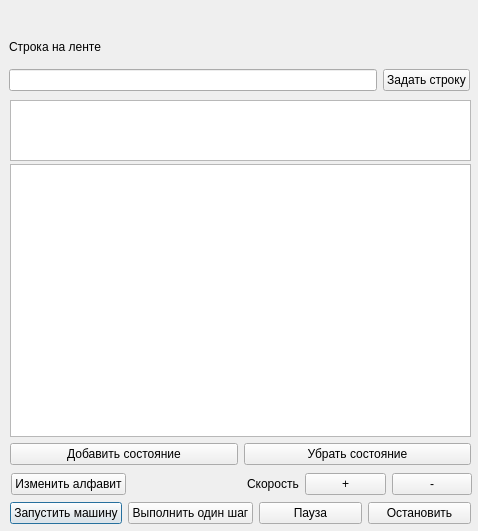
<?xml version="1.0" encoding="UTF-8"?>
<ui version="4.0">
 <class>SimulatorWindow</class>
 <widget class="QDialog" name="SimulatorWindow">
  <property name="geometry">
   <rect>
    <x>0</x>
    <y>0</y>
    <width>478</width>
    <height>531</height>
   </rect>
  </property>
  <property name="windowTitle">
   <string>Dialog</string>
  </property>
  <widget class="QWidget" name="horizontalLayoutWidget">
   <property name="geometry">
    <rect>
     <x>10</x>
     <y>500</y>
     <width>461</width>
     <height>27</height>
    </rect>
   </property>
   <layout class="QHBoxLayout" name="horizontalLayout">
    <item>
     <widget class="QPushButton" name="StartMachine">
      <property name="text">
       <string>Запустить машину</string>
      </property>
     </widget>
    </item>
    <item>
     <widget class="QPushButton" name="StepMachine">
      <property name="text">
       <string>Выполнить один шаг</string>
      </property>
     </widget>
    </item>
    <item>
     <widget class="QPushButton" name="PauseMachine">
      <property name="text">
       <string>Пауза</string>
      </property>
     </widget>
    </item>
    <item>
     <widget class="QPushButton" name="StopMachine">
      <property name="text">
       <string>Остановить</string>
      </property>
     </widget>
    </item>
   </layout>
  </widget>
  <widget class="QWidget" name="gridLayoutWidget">
   <property name="geometry">
    <rect>
     <x>11</x>
     <y>471</y>
     <width>461</width>
     <height>27</height>
    </rect>
   </property>
   <layout class="QGridLayout" name="gridLayout_3">
    <item row="0" column="0">
     <widget class="QPushButton" name="ChangeAlphabet">
      <property name="text">
       <string>Изменить алфавит</string>
      </property>
     </widget>
    </item>
    <item row="0" column="2">
     <widget class="QLabel" name="label">
      <property name="text">
       <string>Скорость</string>
      </property>
     </widget>
    </item>
    <item row="0" column="3">
     <widget class="QPushButton" name="IncSpeed">
      <property name="minimumSize">
       <size>
        <width>81</width>
        <height>0</height>
       </size>
      </property>
      <property name="text">
       <string>+</string>
      </property>
     </widget>
    </item>
    <item row="0" column="1">
     <spacer name="horizontalSpacer">
      <property name="orientation">
       <enum>Qt::Orientation::Horizontal</enum>
      </property>
      <property name="sizeHint" stdset="0">
       <size>
        <width>40</width>
        <height>20</height>
       </size>
      </property>
     </spacer>
    </item>
    <item row="0" column="4">
     <widget class="QPushButton" name="DecSpeed">
      <property name="text">
       <string>-</string>
      </property>
     </widget>
    </item>
   </layout>
  </widget>
  <widget class="QWidget" name="gridLayoutWidget_2">
   <property name="geometry">
    <rect>
     <x>10</x>
     <y>164</y>
     <width>461</width>
     <height>301</height>
    </rect>
   </property>
   <layout class="QGridLayout" name="gridLayout_5">
    <item row="0" column="0" colspan="2">
     <widget class="QTableWidget" name="TableConditions"/>
    </item>
    <item row="1" column="0">
     <widget class="QPushButton" name="AddCondition">
      <property name="text">
       <string>Добавить состояние</string>
      </property>
     </widget>
    </item>
    <item row="1" column="1">
     <widget class="QPushButton" name="RemoveCondition">
      <property name="text">
       <string>Убрать состояние</string>
      </property>
     </widget>
    </item>
   </layout>
  </widget>
  <widget class="QGraphicsView" name="Tape">
   <property name="geometry">
    <rect>
     <x>10</x>
     <y>100</y>
     <width>461</width>
     <height>61</height>
    </rect>
   </property>
  </widget>
  <widget class="QWidget" name="gridLayoutWidget_3">
   <property name="geometry">
    <rect>
     <x>9</x>
     <y>30</y>
     <width>461</width>
     <height>61</height>
    </rect>
   </property>
   <layout class="QGridLayout" name="gridLayout">
    <item row="2" column="1">
     <widget class="QPushButton" name="SetLine">
      <property name="text">
       <string>Задать строку</string>
      </property>
     </widget>
    </item>
    <item row="2" column="0">
     <widget class="QLineEdit" name="LineTape"/>
    </item>
    <item row="1" column="0">
     <widget class="QLabel" name="label_2">
      <property name="text">
       <string>Строка на ленте</string>
      </property>
     </widget>
    </item>
   </layout>
  </widget>
 </widget>
 <resources/>
 <connections/>
</ui>
